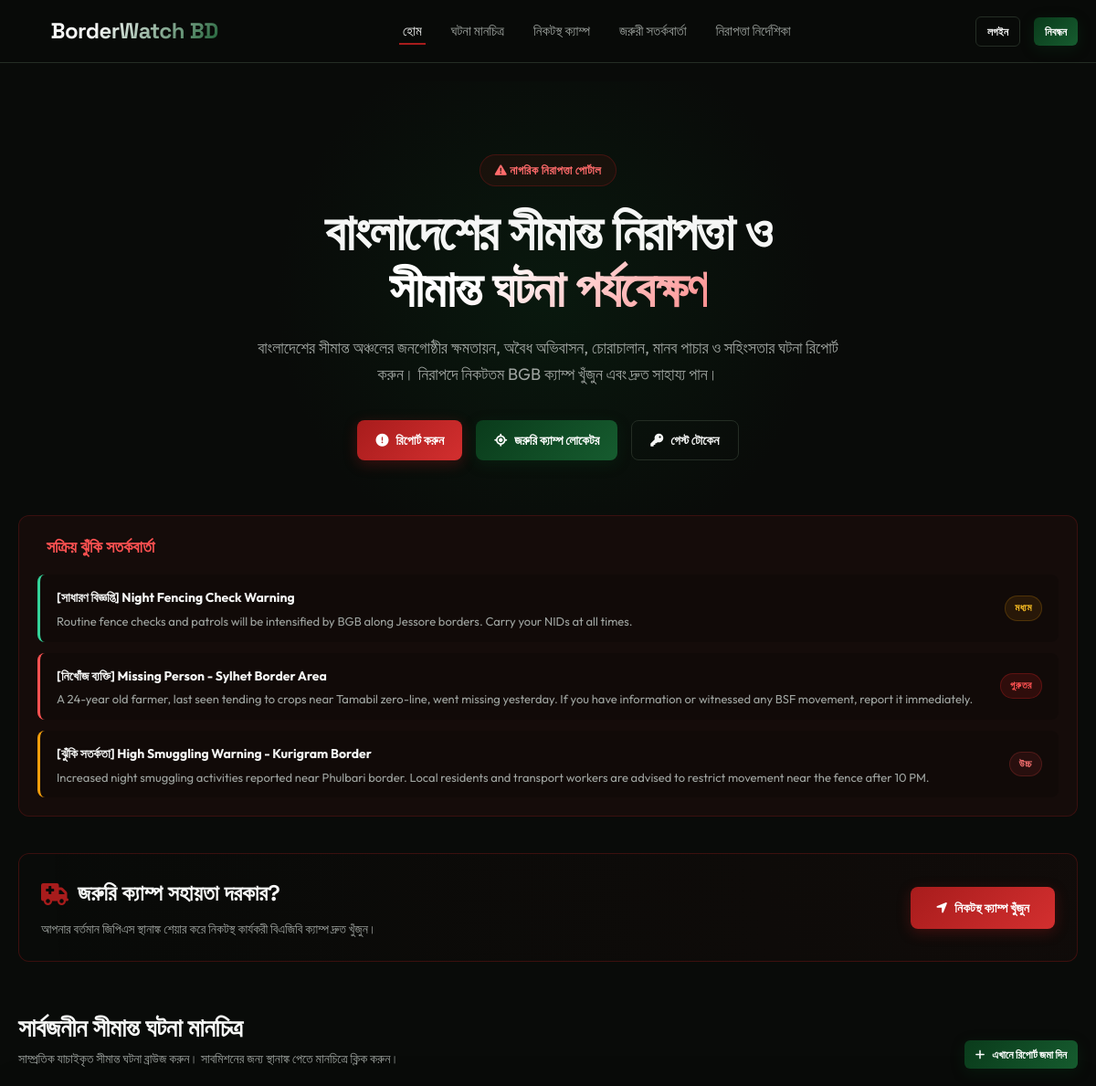
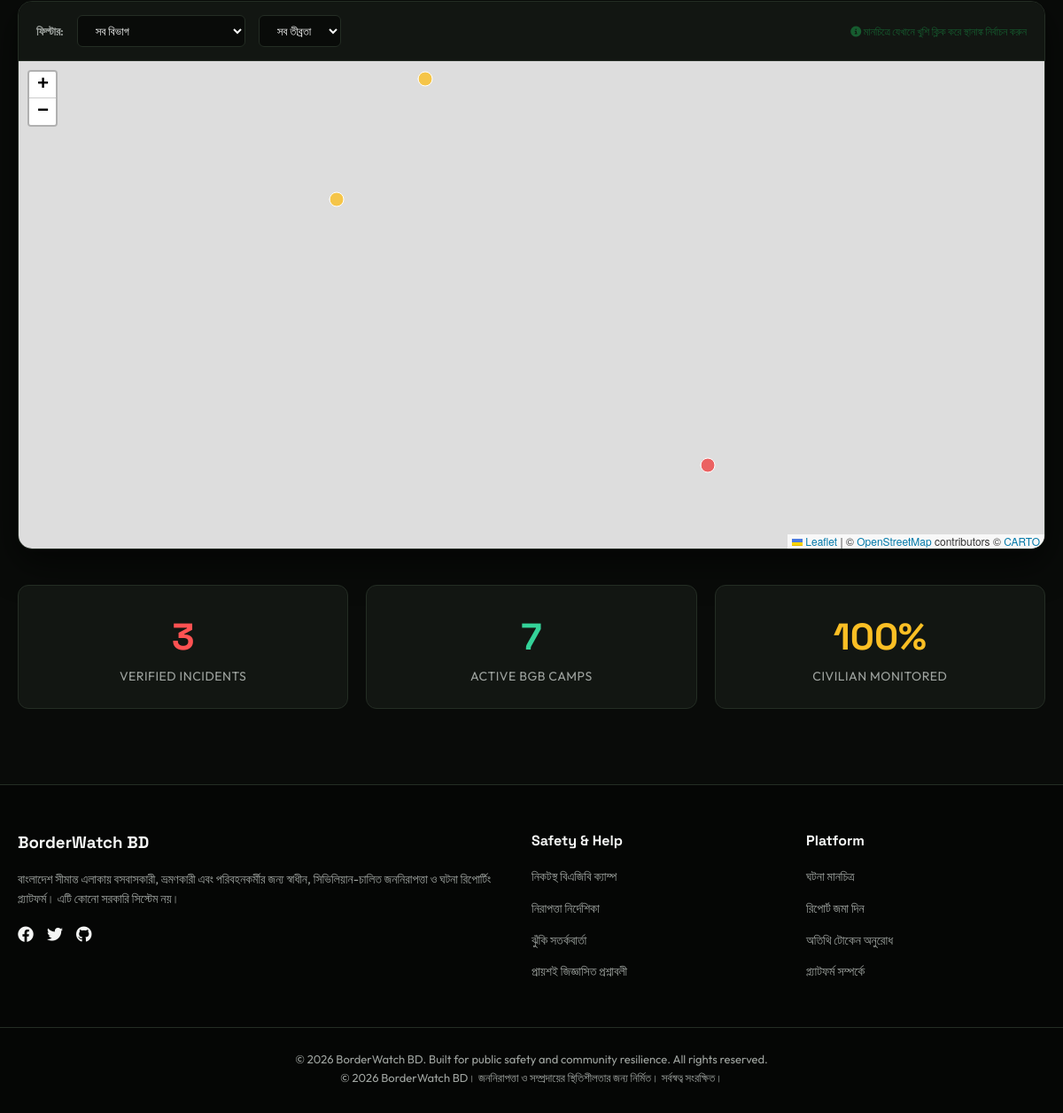
The page / on the database its author committed (2 pictures, top to bottom).
### alerts/models.py (models this page shows, shortened)
class Alert(models.Model):
    ALERT_TYPES = [
        ('missing_person', 'Missing Person Alert'),
        ('danger_warning', 'High-Risk Warning'),
        ('general_alert', 'Border General Notice'),
    ]
    PRIORITY_CHOICES = [
        ('Low', 'Low'),
        ('Medium', 'Medium'),
        ('High', 'High'),
        ('Critical', 'Critical'),
    ]
    title = models.CharField(max_length=200)
    description = models.TextField()
    type = models.CharField(max_length=20, choices=ALERT_TYPES, default='general_alert')
    priority = models.CharField(max_length=15, choices=PRIORITY_CHOICES, default='Medium')
    is_active = models.BooleanField(default=True)
    created_at = models.DateTimeField(auto_now_add=True, db_index=True)
    class Meta:
        ordering = ['-created_at']

### core/views.py (the view)
# urls.py: path('', views.home_view, name='home'),
def home_view(request):
    active_alerts = Alert.objects.filter(is_active=True).order_by('-created_at')[:5]
    verified_reports = Report.objects.filter(status='Verified').select_related('incident_type')
    total_incidents = verified_reports.count()
    categories = ReportCategory.objects.all()
    camps_count = BGBCamp.objects.filter(operational_status='Active').count()
    context = {
        'alerts': active_alerts,
        'reports': verified_reports,
        'categories': categories,
        'total_incidents': total_incidents,
        'camps_count': camps_count,
    }
    return render(request, 'core/home.html', context)

### templates/core/home.html (shortened to what this page needs)
{% extends 'base.html' %}
{% load static %}
{% block content %}
<section class="hero">
    <div class="container">
        <span class="hero-tag"><i class="fa-solid fa-triangle-exclamation"></i> নাগরিক নিরাপত্তা পোর্টাল</span>
        <h1 class="hero-title">বাংলাদেশের সীমান্ত নিরাপত্তা ও<br><span>সীমান্ত ঘটনা পর্যবেক্ষণ</span></h1>
        <p class="hero-subtitle">
            বাংলাদেশের সীমান্ত অঞ্চলের জনগোষ্ঠীর ক্ষমতায়ন, অবৈধ অভিবাসন, চোরাচালান, মানব পাচার ও সহিংসতার ঘটনা রিপোর্ট করুন। নিরাপদে নিকটতম BGB ক্যাম্প খুঁজুন এবং দ্রুত সাহায্য পান।
        </p>
        <div class="hero-cta">
            <a href="{% url 'reports:submit_report' %}" class="btn btn-danger"><i class="fa-solid fa-circle-exclamation"></i> রিপোর্ট করুন</a>
            <a href="{% url 'camps:nearest_camp' %}" class="btn btn-primary"><i class="fa-solid fa-location-crosshairs"></i> জরুরি ক্যাম্প লোকেটর</a>
            <a href="{% url 'accounts:anonymous_token' %}" class="btn btn-outline"><i class="fa-solid fa-key"></i> গেস্ট টোকেন</a>
        </div>
    </div>
</section>
{% if alerts %}
<section class="container" style="margin-bottom: 40px;">
    <div style="background: rgba(168, 28, 28, 0.08); border: 1px solid rgba(168, 28, 28, 0.25); border-radius: 12px; padding: 20px;">
        <h3 style="color: #ff5252; font-size: 18px; margin-bottom: 15px; display: flex; align-items: center; gap: 10px;">
             সক্রিয় ঝুঁকি সতর্কবার্তা
        </h3>
        <div style="display: flex; flex-direction: column; gap: 12px;">
            {% for alert in alerts %}
            <div style="display: flex; justify-content: space-between; align-items: center; background: rgba(0, 0, 0, 0.2); padding: 12px 18px; border-radius: 8px; border-left: 3px solid {% if alert.priority == 'Critical' %}#ff5252{% elif alert.priority == 'High' %}#f59e0b{% else %}#34d399{% endif %};">
                <div>
                    <strong style="font-size: 14px; color: var(--text-main);">[{% if alert.type == 'danger_warning' %}ঝুঁকি সতর্কতা{% elif alert.type == 'missing_person' %}নিখোঁজ ব্যক্তি{% else %}সাধারণ বিজ্ঞপ্তি{% endif %}] {{ alert.title }}</strong>
                    <p style="font-size: 13px; color: var(--text-muted); margin-top: 3px;">{{ alert.description }}</p>
                </div>
                <span class="badge {% if alert.priority == 'Critical' %}badge-critical{% elif alert.priority == 'High' %}badge-high{% elif alert.priority == 'Medium' %}badge-medium{% else %}badge-low{% endif %}">{% if alert.priority == 'Critical' %}গুরুতর{% elif alert.priority == 'High' %}উচ্চ{% elif alert.priority == 'Medium' %}মধ্যম{% else %}নিম্ন{% endif %}</span>
            </div>
            {% endfor %}
        </div>
    </div>
</section>
{% endif %}
<section class="container" style="margin-bottom: 50px;">
    <div class="card" style="border: 1px solid rgba(168, 28, 28, 0.3); background: radial-gradient(circle at top right, rgba(168, 28, 28, 0.05), transparent);">
        <div style="display: flex; justify-content: space-between; align-items: center; flex-wrap: wrap; gap: 20px;">
            <div>
                    <h2 style="font-size: 24px; margin-bottom: 8px; display: flex; align-items: center; gap: 10px;">
                    <i class="fa-solid fa-truck-medical" style="color: var(--secondary);"></i> জরুরি ক্যাম্প সহায়তা দরকার?
                </h2>
                <p style="color: var(--text-muted); font-size: 14px;">আপনার বর্তমান জিপিএস স্থানাঙ্ক শেয়ার করে নিকটস্থ কার্যকরী বিএজিবি ক্যাম্প দ্রুত খুঁজুন।</p>
            </div>
            <button id="find-camps-btn" onclick="fetchNearestCamps()" class="btn btn-danger" style="padding: 14px 28px;">
                <i class="fa-solid fa-location-arrow"></i> নিকটস্থ ক্যাম্প খুঁজুন
            </button>
        </div>
    </div>
</section>
<section class="container map-section">
    <div style="display: flex; justify-content: space-between; align-items: flex-end; margin-bottom: 20px; flex-wrap: wrap; gap: 15px;">
        <div>
            <h2 style="font-size: 28px; letter-spacing: -0.5px;">সার্বজনীন সীমান্ত ঘটনা মানচিত্র</h2>
            <p style="color: var(--text-muted); font-size: 14px;">সাম্প্রতিক যাচাইকৃত সীমান্ত ঘটনা ব্রাউজ করুন। সাবমিশনের জন্য স্থানাঙ্ক পেতে মানচিত্রে ক্লিক করুন।</p>
        </div>
        <a href="{% url 'reports:submit_report' %}" class="btn btn-primary btn-sm"><i class="fa-solid fa-plus"></i> এখানে রিপোর্ট জমা দিন</a>
    </div>
    <div class="map-wrapper">
        <div class="map-filters">
            <span style="font-size: 13px; font-weight: 600; color: var(--text-muted);">ফিল্টার:</span>
            <select id="map-filter-category" onchange="filterMap()" class="filter-select">
                <option value="all">সব বিভাগ</option>
            </select>
            <select id="map-filter-severity" onchange="filterMap()" class="filter-select">
                <option value="all">সব তীব্রতা</option>
            </select>
            <div id="map-info-hint" style="margin-left: auto; font-size: 12px; color: var(--primary-light);">
                <i class="fa-solid fa-info-circle"></i> মানচিত্রে যেখানে খুশি ক্লিক করে স্থানাঙ্ক নির্বাচন করুন
            </div>
        </div>
        <div id="home-map" class="map-element"></div>
    </div>
</section>
<section class="container" style="margin-top: 40px; margin-bottom: 40px;">
    <div style="display: grid; grid-template-columns: repeat(3, 1fr); gap: 20px; text-align: center;">
        <div class="card">
            <h1 style="font-size: 42px; color: #ff5252;">{{ total_incidents }}</h1>
            <p style="color: var(--text-muted); font-size: 14px; text-transform: uppercase; letter-spacing: 0.5px;">Verified Incidents</p>
        </div>
        <div class="card">
            <h1 style="font-size: 42px; color: #34d399;">{{ camps_count }}</h1>
            <p style="color: var(--text-muted); font-size: 14px; text-transform: uppercase; letter-spacing: 0.5px;">Active BGB Camps</p>
        </div>
        <div class="card">
            <h1 style="font-size: 42px; color: #fbbf24;">100%</h1>
            <p style="color: var(--text-muted); font-size: 14px; text-transform: uppercase; letter-spacing: 0.5px;">Civilian Monitored</p>
        </div>
    </div>
</section>
{% endblock %}

### static/css/style.css (style rules this page uses)
:root { --bg-dark: #090b09; --bg-card: #121612; --bg-card-hover: #182018; --primary: #0A3B1B; --primary-light: #165c2f; --primary-glow: rgba(10, 59, 27, 0.4); --secondary: #A81C1C; --secondary-light: #d32f2f; --secondary-glow: rgba(168, 28, 28, 0.4); --text-main: #f5f6f5; --text-muted: #9fa4a0; --border-color: #242d24; --footer-bg: #050605; --alert-bg: rgba(168, 28, 28, 0.15); --map-bg: #111; --font-heading: 'Space Grotesk', sans-serif; --font-body: 'Outfit', sans-serif; }
* { box-sizing: border-box; margin: 0; padding: 0; }
body { background-color: var(--bg-dark); color: var(--text-main); font-family: var(--font-body); line-height: 1.6; overflow-x: hidden; }
h1, h2, h3, h4, h5, h6 { font-family: var(--font-heading); font-weight: 700; color: var(--text-main); }
a { color: var(--text-main); text-decoration: none; transition: all 0.3s ease; }
.container { max-width: 1200px; margin: 0 auto; padding: 0 20px; }
.btn { display: inline-flex; align-items: center; justify-content: center; gap: 8px; padding: 10px 20px; border-radius: 8px; font-size: 14px; font-weight: 600; cursor: pointer; transition: all 0.3s cubic-bezier(0.4, 0, 0.2, 1); border: none; outline: none; font-family: var(--font-body); }
.btn-primary { background: linear-gradient(135deg, var(--primary), var(--primary-light)); color: #fff; box-shadow: 0 4px 15px rgba(10, 59, 27, 0.3); }
.btn-danger { background: linear-gradient(135deg, var(--secondary), var(--secondary-light)); color: #fff; box-shadow: 0 4px 15px rgba(168, 28, 28, 0.3); }
.btn-outline { background: transparent; border: 1px solid var(--border-color); color: var(--text-main); }
.btn-sm { padding: 6px 12px; font-size: 12px; border-radius: 6px; }
.hero { padding: 80px 0 60px; text-align: center; position: relative; overflow: hidden; }
.hero::before { content: ''; position: absolute; top: 50%; left: 50%; transform: translate(-50%, -50%); width: 600px; height: 600px; background: radial-gradient(circle, var(--primary-glow) 0%, transparent 70%); z-index: -1; opacity: 0.7; }
.hero-tag { display: inline-block; padding: 6px 16px; border-radius: 50px; background: rgba(168, 28, 28, 0.1); border: 1px solid rgba(168, 28, 28, 0.3); color: #ff6b6b; font-size: 13px; font-weight: 600; margin-bottom: 20px; letter-spacing: 0.5px; text-transform: uppercase; }
.hero-title { font-size: 56px; line-height: 1.1; margin-bottom: 20px; letter-spacing: -1.5px; }
.hero-title span { background: linear-gradient(135deg, #fff 30%, #ff8a8a 100%); -webkit-background-clip: text; -webkit-text-fill-color: transparent; }
.hero-subtitle { font-size: 18px; color: var(--text-muted); max-width: 650px; margin: 0 auto 35px; }
.hero-cta { display: flex; justify-content: center; gap: 15px; }
.card { background-color: var(--bg-card); border: 1px solid var(--border-color); border-radius: 12px; padding: 24px; transition: all 0.3s cubic-bezier(0.4, 0, 0.2, 1); position: relative; overflow: hidden; }
.card::before { content: ''; position: absolute; top: 0; left: 0; width: 100%; height: 3px; background: linear-gradient(90deg, var(--primary), var(--secondary)); opacity: 0; transition: opacity 0.3s ease; }
.map-section { margin: 40px 0; }
.map-wrapper { position: relative; border-radius: 16px; overflow: hidden; border: 1px solid var(--border-color); box-shadow: 0 15px 40px rgba(0,0,0,0.6); }
.map-element { height: 550px; width: 100%; background: var(--map-bg); }
.map-filters { background: var(--bg-card); border-bottom: 1px solid var(--border-color); padding: 15px 20px; display: flex; flex-wrap: wrap; align-items: center; gap: 15px; z-index: 500; }
.filter-select { background: var(--bg-dark); color: var(--text-main); border: 1px solid var(--border-color); padding: 8px 16px; border-radius: 6px; outline: none; font-family: var(--font-body); font-size: 13px; }
.badge { display: inline-flex; align-items: center; padding: 4px 10px; border-radius: 50px; font-size: 11px; font-weight: 700; text-transform: uppercase; letter-spacing: 0.5px; }
.badge-medium { background: rgba(245, 158, 11, 0.1); color: #fbbf24; border: 1px solid rgba(245, 158, 11, 0.2); }
.badge-high { background: rgba(239, 68, 68, 0.1); color: #f87171; border: 1px solid rgba(239, 68, 68, 0.2); }
.badge-critical { background: rgba(168, 28, 28, 0.2); color: #ff5252; border: 1px solid rgba(168, 28, 28, 0.4); animation: pulse-red 2s infinite; }

### rows shown on the page
Alert: type "সাধারণ বিজ্ঞপ্তি", title "Night Fencing Check Warning", description "Routine fence checks and patrols will be intensified by BGB along Jessore borders. Carry your NIDs at all times.", priority "মধ্যম"
Alert: type "নিখোঁজ ব্যক্তি", title "Missing Person - Sylhet Border Area", description "A 24-year old farmer, last seen tending to crops near Tamabil zero-line, went missing yesterday. If you have information or witnessed any BSF movement, report it immediately.", priority "গুরুতর"
Alert: type "ঝুঁকি সতর্কতা", title "High Smuggling Warning - Kurigram Border", description "Increased night smuggling activities reported near Phulbari border. Local residents and transport workers are advised to restrict movement near the fence after 10 PM.", priority "উচ্চ"

### other values the page prints
{{ total_incidents }} "3"
{{ camps_count }} "7"
